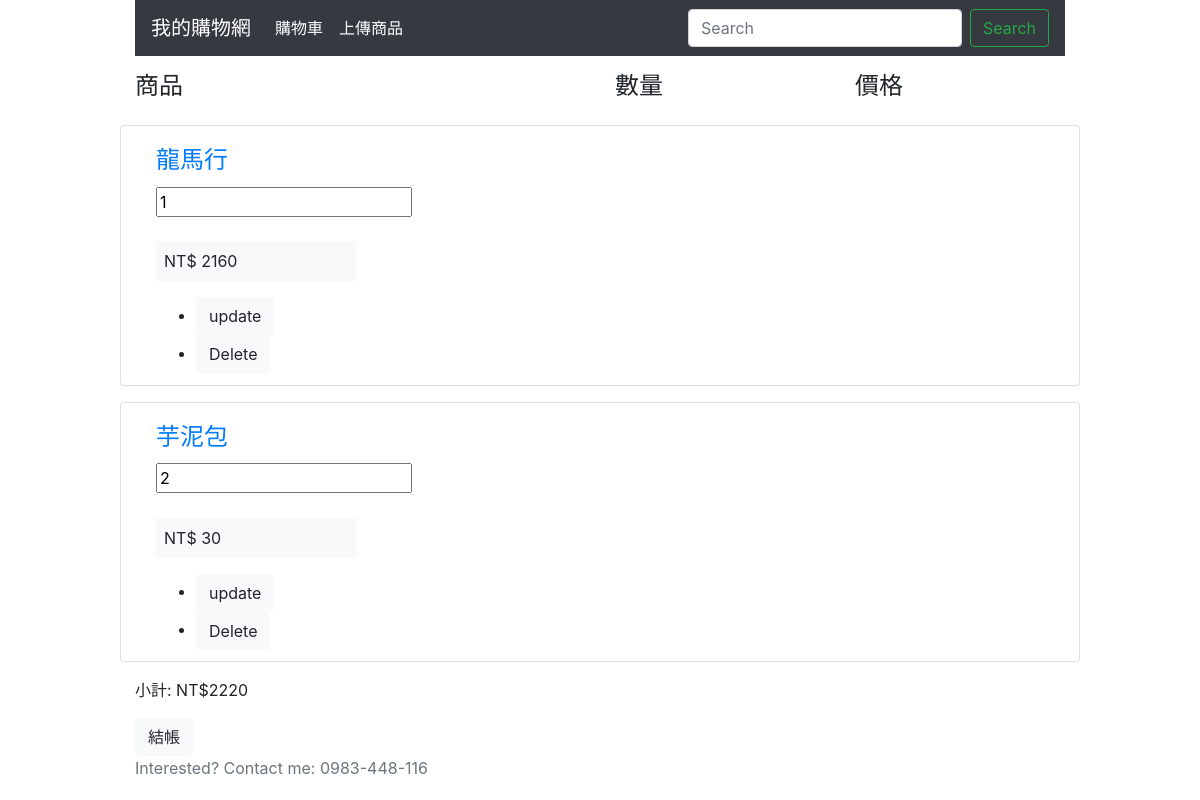
The app's page /cart.php with its own data.
### tables this page shows
CREATE TABLE `tempCart` (
  `id` int(11) NOT NULL,
  `productId` int(11) NOT NULL,
  `quantity` int(11) NOT NULL,
  `date` datetime NOT NULL DEFAULT CURRENT_TIMESTAMP
);

CREATE TABLE `product` (
  `id` int(11) UNSIGNED NOT NULL,
  `categoryId` int(11) UNSIGNED NOT NULL DEFAULT '1',
  `productName` varchar(100) DEFAULT NULL,
  `productPrice` int(11) UNSIGNED DEFAULT NULL,
  `productImg` varchar(100) DEFAULT NULL,
  `description` text
);

### cart.php (called while the page is built, shortened)
<?php
$controller = new Carts();
$controller->cart();

### libraries/Database.php (called while the page is built, shortened)
<?php
class Database{
	private $host = "localhost";
	private $user = "root";
	private $pass = "0000";
	private $dbname = "shoppingCart";
	private $dbh;
	private $stmt;
	public function __construct(){
		$dsn = 'mysql:host=' . $this->host . ';dbname=' . $this->dbname;
		$options = array(
			PDO::ATTR_PERSISTENT => true,
			PDO::ATTR_ERRMODE => PDO::ERRMODE_EXCEPTION
		);
		try{
			$this->dbh = new PDO($dsn, $this->user, $this->pass, $options);
		} catch(PDOException $e){
			$this->error = $e->getMessage();
				echo $this->error;
		}
	}
	public function query($sql){
		$this->stmt = $this->dbh->prepare($sql);
	}
	public function execute(){
		return $this->stmt->execute();
	}
	public function resultSet(){
		$this->execute();
		return $this->stmt->fetchAll(PDO::FETCH_OBJ);
	}
}
?>

### models/Cart.php (called while the page is built, shortened)
<?php
class Cart{
	private $db;
	public function __construct(){
		$this->db = new Database;
	}
	public function getTempCart(){
		$this->db->query('SELECT *,
											tempCart.id as tempCartId,
											product.id as productId,
											tempCart.quantity * product.productPrice as subtotal
											FROM tempCart
											INNER JOIN product
											WHERE tempCart.productId = product.id
											ORDER BY tempCart.date DESC');
		$results = $this->db->resultSet();
		return $results;
	}
}

### views/cart.php (the view, shortened to what this page needs)
<?php require 'inc/header.php';?>
		<div class="row cart-thread cart-thread-margin">
			<div class="col-lg-6 col-md-6 my-3"><h4>商品</h4></div>
			<div class="col-lg-3 col-md-3 my-3"><h4>數量</h4></div>
			<div class="col-lg-3 col-md-3 my-3"><h4>價格</h4></div>
		</div>
		<form action="recalculateCart.php" method="post">
		<?php foreach($data['products'] as $product):;?>
			<div class="row cart-thread cart-thread-margin">
		    <div class="card card-body mb-3">
		      <a href="product.php?productId=<?php echo $product->productId; ?>">
		      	<div class="col-lg-5 col-md-5">
			      	<h4 class="card-title"><?php echo $product->productName;?></h4>
			      </div>
			    </a>
		    	<div class="col-lg-3 col-md-3">
		    		<input type="text" name="quantity[]" value="<?php echo $product->quantity;?>">
		      </div>
		      <div class="col-lg-3 col-md-3">
		     		<div class="bg-light p-2 mb-3 pricetag"><?php echo $product->productPrice; ?></div>
	      	</div>
	      	<div class="col-lg-1 col-md-1">
    	     	<ul>
    	     		<li>
    	     			<input class="btn btn-light" name="update" type="submit" value="update">
    	     		</li>
    	     		<li>
    	     			<a class="btn btn-light" href="recalculateCart.php/?productId=<?php echo $product->productId; ?>">Delete</a>
    	     		</li>
    	     	</ul>
    	     </div>
		    </div>
			</div>
     <?php
        $data['total'] += $product->subtotal;
      	endforeach;?>
    </form>
    <p>小計: NT$<?php echo $data['total'];?></p>
    <a class="btn btn-light"href="checkout.php">結帳</a>
<?php require 'inc/footer.php';?>

### css/style.css (style rules this page uses)
.pricetag:before { content: 'NT$ '; }

### records on screen
tempcart: productId.productName "龍馬行", quantity "1", productId.productPrice "2160"
tempcart: productId.productName "芋泥包", quantity "2", productId.productPrice "30"

### other values on screen
$data['total'] "2220"
